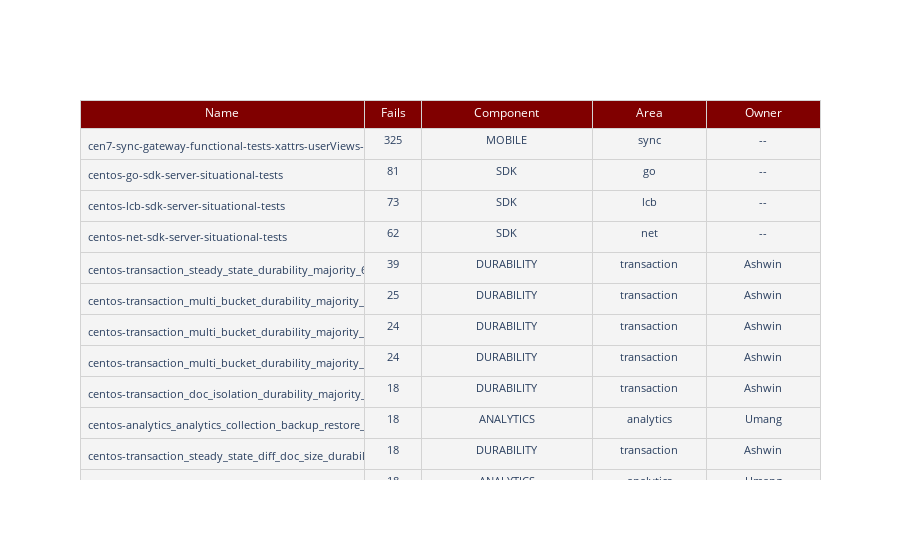

The code cell stored with this chart in its notebook:
### Code cell
top_25_query = 'select url || to_string(build_id) as `joburl`,name,failCount,component,SPLIT(REPLACE(REPLACE(REPLACE(SPLIT(name,"-")[1], "os_certify_ce_", ""), "ipv6_", ""), "os_certify_", ""), "_")[0] as area,result from server where `build`=$version and lower(os)="centos" order by failCount desc limit 25'
top_25_failures = run_query(query=top_25_query, param={'$version': f'"{release}-{current_build}"'})

data_top_t25 = pd.DataFrame(top_25_failures['results'])

owners_data = []
for area in data_top_t25.area:
    if area in owners:
        owners_data.append(owners[f'{area}'])
    else:
        owners_data.append("--")
        
def make_clickable(url, name):
    return '<a href="{}"target="_blank">{}</a>'.format(url,name)

data_top_t25['job'] = data_top_t25.apply(lambda x: make_clickable(x['joburl'], x['name']), axis=1)
data_top_t25 = data_top_t25.drop('joburl', axis=1)


table_t25_failures = go.Figure(data=[go.Table(
    columnwidth=(0.5, 0.10, 0.3, 0.2, 0.2),
    header = dict(values = ["Name", "Fails", "Component", "Area", "Owner"], fill_color = 'maroon', font=dict(color='white'), line_color='lightgray'),
    cells = dict(values = [data_top_t25.job, data_top_t25.failCount, data_top_t25.component, data_top_t25.area, owners_data], align=['left', 'center', 'center', 'center', 'center'], line_color='lightgray', fill_color='#F4F4F4', font=dict(size=11))
)])

table_t25_failures.update_layout(height=1000)

table_t25_failures.show()

### Figure 1 — Plotly figure (JSON) as saved in the notebook; plotly's stock layout.template omitted (floating-point values rounded to 4 significant figures)
{"data": [{"cells": {"align": ["left", "center", "center", "center", "center"], "fill": {"color": "#F4F4F4"}, "font": {"size": 11}, "line": {"color": "lightgray"}, "values": [["<a href=\"http://uberjenkins.sc.couchbase.com:8080/job/cen7-sync-gateway-functional-tests-xattrs-userViews-ServerSsl/380\"target=\"_blank\">cen7-sync-gateway-functional-tests-xattrs-userViews-ServerSsl</a>", "<a href=\"http://sdkbuilds.sc.couchbase.com/view/GO/job/server-build-test-go/job/centos-go-sdk-server-situational-tests/1091\"target=\"_blank\">centos-go-sdk-server-situational-tests</a>", "<a href=\"http://sdkbuilds.sc.couchbase.com/view/LCB/job/server-build-test-lcb/job/centos-lcb-sdk-server-situational-tests/1064\"target=\"_blank\">centos-lcb-sdk-server-situational-tests</a>", "<a href=\"http://sdkbuilds.sc.couchbase.com/view/.NET/job/server-build-test-net/job/centos-net-sdk-server-situational-tests/966\"target=\"_blank\">centos-net-sdk-server-situational-tests</a>", "<a href=\"http://qa.sc.couchbase.com/job/test_suite_executor-TAF/127984\"target=\"_blank\">centos-transaction_steady_state_durability_majority_6.5_P0</a>", "<a href=\"http://qa.sc.couchbase.com/job/test_suite_executor-TAF/127985\"target=\"_blank\">centos-transaction_multi_bucket_durability_majority_6.5_P0</a>", "<a href=\"http://qa.sc.couchbase.com/job/test_suite_executor-TAF/127986\"target=\"_blank\">centos-transaction_multi_bucket_durability_majority_6.5_P0_Set1</a>", "<a href=\"http://qa.sc.couchbase.com/job/test_suite_executor-TAF/127994\"target=\"_blank\">centos-transaction_multi_bucket_durability_majority_defer_6.5_P0_Set1</a>", "<a href=\"http://qa.sc.couchbase.com/job/test_suite_executor-TAF/127979\"target=\"_blank\">centos-transaction_doc_isolation_durability_majority_6.6_P0</a>", "<a href=\"http://qa.sc.couchbase.com/job/test_suite_executor-TAF/127971\"target=\"_blank\">centos-analytics_analytics_collection_backup_restore_7.0_P1</a>", "<a href=\"http://qa.sc.couchbase.com/job/test_suite_executor-TAF/127969\"target=\"_blank\">centos-transaction_steady_state_diff_doc_size_durability_majority_6.5_P0</a>", "<a href=\"http://qa.sc.couchbase.com/job/test_suite_executor-TAF/127975\"target=\"_blank\">centos-analytics_analytics_collection_failover_7.0_P0</a>", "<a href=\"http://qa.sc.couchbase.com/job/test_suite_executor-jython/18461\"target=\"_blank\">centos-analytics_cbas_upgrade_6.0.1_6.5.0</a>", "<a href=\"http://qa.sc.couchbase.com/job/test_suite_executor-TAF/127991\"target=\"_blank\">centos-analytics_analytics_collection_rebalance_7.0_P0</a>", "<a href=\"http://qa.sc.couchbase.com/job/cen006-nserv-autofailover-firewall/575\"target=\"_blank\">cen006-nserv-autofailover-firewall</a>", "<a href=\"http://qa.sc.couchbase.com/job/test_suite_executor-TAF/127970\"target=\"_blank\">centos-analytics_analytics_collection_backup_restore_7.0_P0</a>", "<a href=\"http://qa.sc.couchbase.com/job/test_suite_executor/365733\"target=\"_blank\">centos-upgrade_ce_ee-new-from-60x_1a</a>", "<a href=\"http://qa.sc.couchbase.com/job/test_suite_executor-TAF/127922\"target=\"_blank\">centos-durability_steady_state_subdoc_xattr_6.5_P0_majority</a>", "<a href=\"http://qa.sc.couchbase.com/job/test_suite_executor/365735\"target=\"_blank\">centos-upgrade_old-from-550</a>", "<a href=\"http://qa.sc.couchbase.com/job/test_suite_executor/365517\"target=\"_blank\">centos-query_scalars_6.5_P1</a>", "<a href=\"http://qa.sc.couchbase.com/job/test_suite_executor/365516\"target=\"_blank\">centos-query_statistics_7.0_P1</a>", "<a href=\"http://qa.sc.couchbase.com/job/cen006-nserv-autofailover-buckets/601\"target=\"_blank\">cen006-nserv-autofailover-buckets</a>", "<a href=\"http://qa.sc.couchbase.com/job/test_suite_executor-TAF/127998\"target=\"_blank\">centos-analytics_analytics_collection_rebalance_7.0_P2</a>", "<a href=\"http://qa.sc.couchbase.com/job/test_suite_executor-TAF/127919\"target=\"_blank\">centos-durability_steady_state_subdoc_6.5_P0_majority</a>", "<a href=\"http://qa.sc.couchbase.com/job/test_suite_executor-TAF/127992\"target=\"_blank\">centos-analytics_analytics_collection_rebalance_7.0_P1</a>"], [325, 81, 73, 62, 39, 25, 24, 24, 18, 18, 18, 18, 17, 17, 17, 16, 14, 14, 10, 9, 8, 8, 8, 8, 8], ["MOBILE", "SDK", "SDK", "SDK", "DURABILITY", "DURABILITY", "DURABILITY", "DURABILITY", "DURABILITY", "ANALYTICS", "DURABILITY", "ANALYTICS", "ANALYTICS", "ANALYTICS", "AUTO_FAILOVER", "ANALYTICS", "UPGRADE", "DURABILITY", "UPGRADE", "QUERY", "QUERY", "AUTO_FAILOVER", "ANALYTICS", "DURABILITY", "ANALYTICS"], ["sync", "go", "lcb", "net", "transaction", "transaction", "transaction", "transaction", "transaction", "analytics", "transaction", "analytics", "analytics", "analytics", "nserv", "analytics", "upgrade", "durability", "upgrade", "query", "query", "nserv", "analytics", "durability", "analytics"], ["--", "--", "--", "--", "Ashwin", "Ashwin", "Ashwin", "Ashwin", "Ashwin", "Umang", "Ashwin", "Umang", "Umang", "Umang", "Bala", "Umang", "Evgeny", "Ashwin", "Evgeny", "Evgeny", "Evgeny", "Bala", "Umang", "Ashwin", "Umang"]]}, "columnwidth": [0.5, 0.1, 0.3, 0.2, 0.2], "header": {"fill": {"color": "maroon"}, "font": {"color": "white"}, "line": {"color": "lightgray"}, "values": ["Name", "Fails", "Component", "Area", "Owner"]}, "type": "table"}], "layout": {"autosize": true}}
